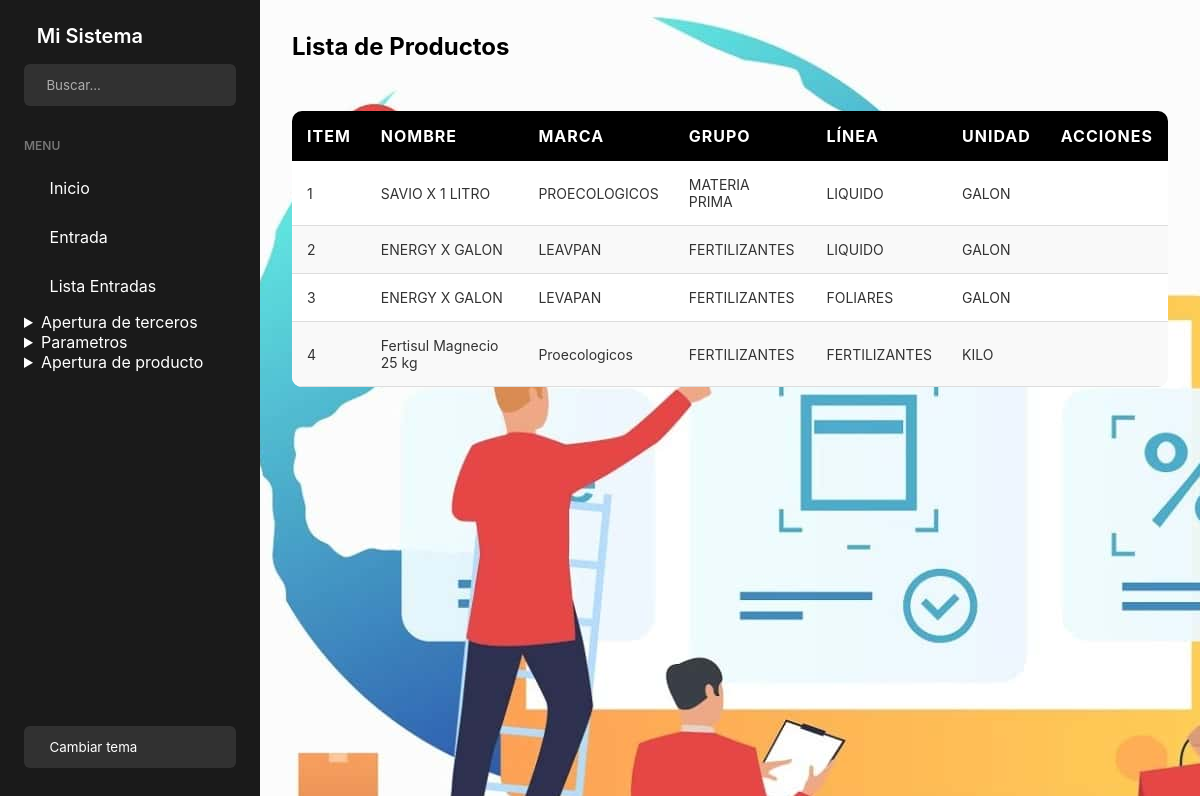
Page /listar_productos/ on the earlier database version.
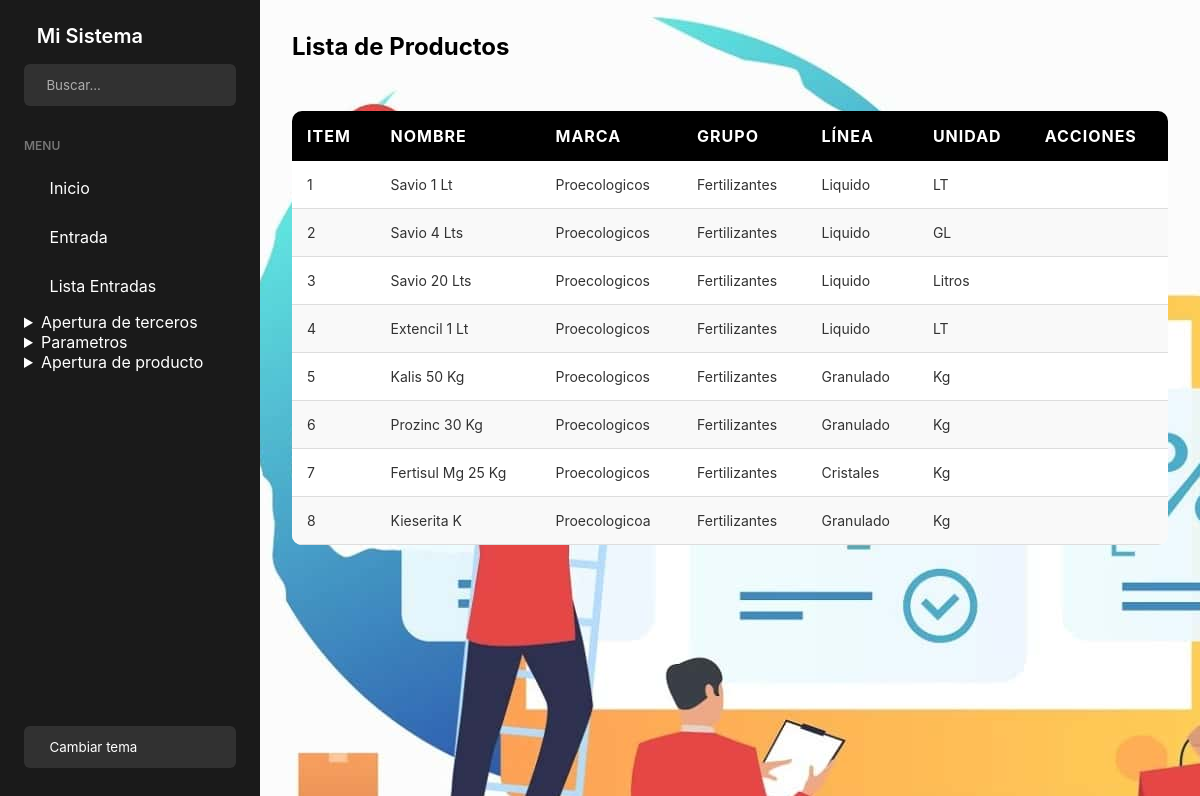
Same page on the later database version.
### app/models.py (models this page shows, shortened)
class Producto(models.Model):
    id_producto = models.CharField(
        max_length=10,
        unique=True,
        default='',
        blank=True,
        primary_key=True
    )
    nombre_producto = models.CharField(max_length=100)
    marca = models.CharField(max_length=100, blank=True, null=True)
    grupo = models.CharField(max_length=100, blank=True, null=True)
    linea = models.CharField(max_length=100, blank=True, null=True)
    unidad = models.CharField(max_length=50, blank=True, null=True)

### app/views.py (the view)
# urls.py: path('listar_productos/', views.listar_productos, name='listar_productos'),
def listar_productos(request):
    productos = Producto.objects.all()
    parametros = ParametrosProducto.objects.all()
    return render(request, 'Productos/Listar_productos.html', {'productos': productos, 'parametros': parametros})

### app/Templates/Productos/listar_productos.html (shortened to what this page needs)
<!DOCTYPE html>
<html lang="es">
<head>
    {% extends 'Home/base.html' %}
    {% block content %}
</head>
<body>
    <h2>Lista de Productos</h2>
    <div class="table-container">
    <table>
        <thead>
            <tr>
                <th>Item</th>
                <th>Nombre</th>
                <th>Marca</th>
                <th>Grupo</th>
                <th>Línea</th>
                <th>Unidad</th>
                <th>Acciones</th>
            </tr>
        </thead>
        <tbody>
            {% for producto in productos %}
                <tr>
                    <td>{{ forloop.counter }}</td>
                    <td>{{ producto.nombre_producto }}</td>
                    <td>{{ producto.marca }}</td>
                    <td>{{ producto.grupo }}</td>
                    <td>{{ producto.linea }}</td>
                    <td>{{ producto.unidad }}</td>
                    <td>
                    </td>
                </tr>
            {% endfor %}
        </tbody>
    </table>
    </div>
    {% endblock %}

### app/Templates/Home/base.html (shortened to what this page needs)
<!DOCTYPE html>
<html lang="es">
<head>
    {% load static %}
    <link href="https://cdn.jsdelivr.net/npm/remixicon@3.5.0/fonts/remixicon.css" rel="stylesheet">
    <link rel="stylesheet" href="{% static 'css/base.css' %}">
</head>
<body>
    <div class="wrapper">
        <aside class="sidebar">
            <div class="sidebar-header">
                <div class="logo">
                    <span>Mi Sistema</span>
                </div>
                <button id="toggle-sidebar" class="toggle-btn">
                </button>
                <div class="search-box">
                    <input type="text" placeholder="Buscar...">
                </div>
            </div>
            <ul class="sidebar-menu">
                <li class="menu-header">Menu</li>
                <li class="menu-item {% if request.path == '/' %}active{% endif %}">
                    <a href="{% url 'base' %}">
                        <span>Inicio</span>
                    </a>
                </li>
                <li class="menu-item {% if request.path == '/' %}active{% endif %}">
                    <a href="{% url 'registrar_entrada' %}">
                        <span>Entrada</span>
                    </a>
                </li>
                <li class="menu-item {% if request.path == '/' %}active{% endif %}">
                    <a href="{% url 'lista_numero_entradas' %}">
                        <span>Lista Entradas</span>
                    </a>
                </li>
               <details>
                <summary>Apertura de terceros</summary>
               </details>
               <details>
                    <summary>Parametros</summary>
               </details>
               <details>
                    <summary>Apertura de producto</summary>
               </details>
            </ul>
            <div class="theme-toggle">
                <button id="theme-toggle">
                    <span>Cambiar tema</span>
                </button>
            </div>
        </aside>
        <main class="content">
            {% block content %}
            {% endblock %}
</body>
</html>

### app/static/css/base.css (style rules this page uses)
:root { --primary-color: #5dec6b; --sidebar-width: 260px; --sidebar-collapsed-width: 80px; --header-height: 60px; --sidebar-bg: #1a1a1a; --sidebar-color: #fff; --hover-bg: rgba(93, 236, 107, 0.1); }
* { margin: 0; padding: 0; box-sizing: border-box; font-family: 'Inter', sans-serif; }
.wrapper { display: flex; min-height: 100vh; }
.sidebar { width: var(--sidebar-width); background: var(--sidebar-bg); color: var(--sidebar-color); height: 100vh; position: fixed; padding: 1.5rem; transition: all 0.3s ease; }
.sidebar-header { margin-bottom: 2rem; position: relative; }
.toggle-btn { position: absolute; top: 0; right: 0; background: transparent; border: none; color: var(--sidebar-color); cursor: pointer; padding: 0.5rem; font-size: 1.25rem; display: flex; align-items: center; justify-content: center; }
summary { cursor: pointer; }
.logo { display: flex; align-items: center; gap: 0.8rem; font-size: 1.25rem; font-weight: 600; margin-bottom: 1rem; }
.search-box { background: rgba(255, 255, 255, 0.1); border-radius: 6px; padding: 0.8rem; display: flex; align-items: center; gap: 0.6rem; }
.search-box input { background: transparent; border: none; outline: none; color: var(--sidebar-color); width: 100%; }
.search-box input::placeholder { color: rgba(255, 255, 255, 0.6); }
.sidebar-menu { list-style: none; }
.menu-header { text-transform: uppercase; font-size: 0.75rem; font-weight: 600; margin-bottom: 0.8rem; color: rgba(255, 255, 255, 0.4); }
.menu-item a { display: flex; align-items: center; gap: 0.8rem; padding: 0.8rem; text-decoration: none; color: var(--sidebar-color); border-radius: 6px; margin-bottom: 0.2rem; }
.theme-toggle { position: absolute; bottom: 2rem; width: calc(100% - 3rem); }
.theme-toggle button { width: 100%; padding: 0.8rem; border: none; background: rgba(255, 255, 255, 0.1); color: var(--sidebar-color); border-radius: 6px; cursor: pointer; display: flex; align-items: center; gap: 0.8rem; }
.content { margin-left: var(--sidebar-width); padding: 2rem; width: calc(100% - var(--sidebar-width)); transition: all 0.3s ease; }

### app/Templates/Productos/listar_productos.html (style rules this page uses)
.table-container { margin: 50px auto; max-width: 100%; overflow-x: auto; }
table { width: 100%; border-collapse: collapse; background-color: #ffffff; border-radius: 10px; overflow: hidden; }
thead tr { background-color: black; color: #ffffff; text-align: left; }
thead th { padding: 15px; font-size: 16px; text-transform: uppercase; letter-spacing: 1px; }
tbody tr { border-bottom: 1px solid #dddddd; }
tbody tr:nth-of-type(even) { background-color: #f9f9f9; }
tbody td { padding: 15px; font-size: 14px; color: #333333; }

Differences in the rows shown:
removed Producto: nombre_producto "SAVIO X 1 LITRO", marca "PROECOLOGICOS", grupo "MATERIA PRIMA", linea "LIQUIDO", unidad "GALON"
removed Producto: nombre_producto "ENERGY X GALON", marca "LEAVPAN", grupo "FERTILIZANTES", linea "LIQUIDO", unidad "GALON"
removed Producto: nombre_producto "ENERGY X GALON", marca "LEVAPAN", grupo "FERTILIZANTES", linea "FOLIARES", unidad "GALON"
removed Producto: nombre_producto "Fertisul Magnecio 25 kg", marca "Proecologicos", grupo "FERTILIZANTES", linea "FERTILIZANTES", unidad "KILO"
added Producto: nombre_producto "Savio 1 Lt", marca "Proecologicos", grupo "Fertilizantes", linea "Liquido", unidad "LT"
added Producto: nombre_producto "Savio 4 Lts", marca "Proecologicos", grupo "Fertilizantes", linea "Liquido", unidad "GL"
added Producto: nombre_producto "Savio 20 Lts", marca "Proecologicos", grupo "Fertilizantes", linea "Liquido", unidad "Litros"
added Producto: nombre_producto "Extencil 1 Lt", marca "Proecologicos", grupo "Fertilizantes", linea "Liquido", unidad "LT"
added Producto: nombre_producto "Kalis 50 Kg", marca "Proecologicos", grupo "Fertilizantes", linea "Granulado", unidad "Kg"
added Producto: nombre_producto "Prozinc 30 Kg", marca "Proecologicos", grupo "Fertilizantes", linea "Granulado", unidad "Kg"
added Producto: nombre_producto "Fertisul Mg 25 Kg", marca "Proecologicos", grupo "Fertilizantes", linea "Cristales", unidad "Kg"
added Producto: nombre_producto "Kieserita K", marca "Proecologicoa", grupo "Fertilizantes", linea "Granulado", unidad "Kg"
